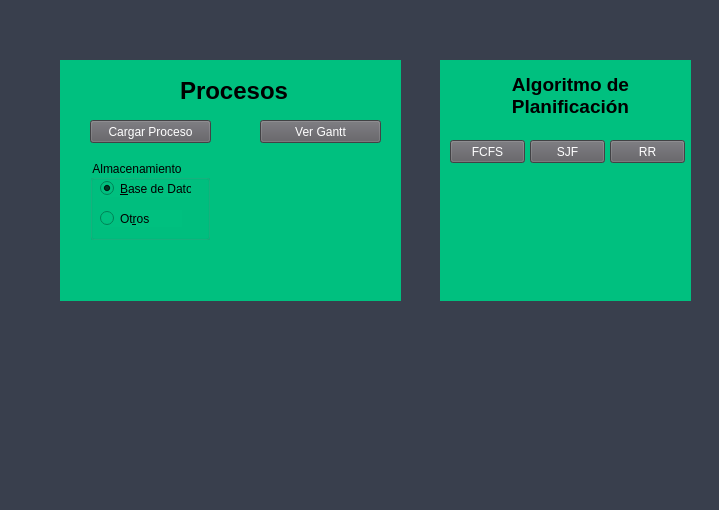
<?xml version="1.0" encoding="UTF-8"?>
<ui version="4.0">
 <class>MainWindow</class>
 <widget class="QMainWindow" name="MainWindow">
  <property name="geometry">
   <rect>
    <x>0</x>
    <y>0</y>
    <width>719</width>
    <height>510</height>
   </rect>
  </property>
  <property name="windowTitle">
   <string>MainWindow</string>
  </property>
  <property name="styleSheet">
   <string notr="true"/>
  </property>
  <property name="animated">
   <bool>true</bool>
  </property>
  <widget class="QWidget" name="centralwidget">
   <property name="styleSheet">
    <string notr="true">QWidget{
background-color:#393f4d;
font-family: arial,verdana;
}

QDialog{
background-color:#557a95;
font-family: arial,verdana;
}
QLineEdit{
background-color:#b1a296;
border: 0;
font-size:14px;
height:30px;
}

</string>
   </property>
   <widget class="QWidget" name="widget" native="true">
    <property name="geometry">
     <rect>
      <x>60</x>
      <y>60</y>
      <width>341</width>
      <height>241</height>
     </rect>
    </property>
    <property name="sizePolicy">
     <sizepolicy hsizetype="Preferred" vsizetype="Preferred">
      <horstretch>0</horstretch>
      <verstretch>0</verstretch>
     </sizepolicy>
    </property>
    <property name="autoFillBackground">
     <bool>false</bool>
    </property>
    <property name="styleSheet">
     <string notr="true">QWidget{
background-color:#00c07f;
}
QPushButton{
background-color:#5d5c61;
color:white;
height:20px;
}
QPushButton:hover{
background-color:#3a4660;
color:white;
}
</string>
    </property>
    <widget class="QLabel" name="label_procesos">
     <property name="geometry">
      <rect>
       <x>120</x>
       <y>20</y>
       <width>111</width>
       <height>21</height>
      </rect>
     </property>
     <property name="font">
      <font>
       <family>arial,verdana</family>
       <pointsize>18</pointsize>
       <weight>75</weight>
       <bold>true</bold>
      </font>
     </property>
     <property name="text">
      <string>Procesos</string>
     </property>
    </widget>
    <widget class="QPushButton" name="botonini">
     <property name="geometry">
      <rect>
       <x>30</x>
       <y>60</y>
       <width>121</width>
       <height>23</height>
      </rect>
     </property>
     <property name="text">
      <string>Cargar Proceso</string>
     </property>
    </widget>
    <widget class="QPushButton" name="botonGantt">
     <property name="geometry">
      <rect>
       <x>200</x>
       <y>60</y>
       <width>121</width>
       <height>23</height>
      </rect>
     </property>
     <property name="text">
      <string>Ver Gantt</string>
     </property>
    </widget>
    <widget class="QGroupBox" name="groupBox">
     <property name="geometry">
      <rect>
       <x>30</x>
       <y>100</y>
       <width>120</width>
       <height>80</height>
      </rect>
     </property>
     <property name="title">
      <string>Almacenamiento</string>
     </property>
     <widget class="QRadioButton" name="base_Datos">
      <property name="geometry">
       <rect>
        <x>10</x>
        <y>20</y>
        <width>91</width>
        <height>17</height>
       </rect>
      </property>
      <property name="text">
       <string>&amp;Base de Datos</string>
      </property>
      <property name="checked">
       <bool>true</bool>
      </property>
     </widget>
     <widget class="QRadioButton" name="otros">
      <property name="geometry">
       <rect>
        <x>10</x>
        <y>50</y>
        <width>82</width>
        <height>17</height>
       </rect>
      </property>
      <property name="text">
       <string>Ot&amp;ros</string>
      </property>
     </widget>
    </widget>
   </widget>
   <widget class="QWidget" name="widget_algoritmo" native="true">
    <property name="geometry">
     <rect>
      <x>440</x>
      <y>60</y>
      <width>251</width>
      <height>241</height>
     </rect>
    </property>
    <property name="styleSheet">
     <string notr="true">QWidget{
background-color:#00c07f;
}
QPushButton{
background-color:#5d5c61;
color:white;
height:20px;
}
QPushButton:hover{
background-color:#3a4660;
color:white;
}</string>
    </property>
    <widget class="QLabel" name="label_algo_planificacion">
     <property name="geometry">
      <rect>
       <x>10</x>
       <y>10</y>
       <width>241</width>
       <height>51</height>
      </rect>
     </property>
     <property name="font">
      <font>
       <family>arial,verdana</family>
       <pointsize>14</pointsize>
       <weight>75</weight>
       <bold>true</bold>
      </font>
     </property>
     <property name="text">
      <string>Algoritmo de
Planificación</string>
     </property>
     <property name="alignment">
      <set>Qt::AlignCenter</set>
     </property>
    </widget>
    <widget class="QPushButton" name="boton_fcfs">
     <property name="geometry">
      <rect>
       <x>10</x>
       <y>80</y>
       <width>75</width>
       <height>23</height>
      </rect>
     </property>
     <property name="text">
      <string>FCFS</string>
     </property>
    </widget>
    <widget class="QPushButton" name="boton_sjf">
     <property name="geometry">
      <rect>
       <x>90</x>
       <y>80</y>
       <width>75</width>
       <height>23</height>
      </rect>
     </property>
     <property name="text">
      <string>SJF</string>
     </property>
    </widget>
    <widget class="QPushButton" name="boton_rr">
     <property name="geometry">
      <rect>
       <x>170</x>
       <y>80</y>
       <width>75</width>
       <height>23</height>
      </rect>
     </property>
     <property name="text">
      <string>RR</string>
     </property>
    </widget>
   </widget>
  </widget>
 </widget>
 <resources/>
 <connections/>
</ui>
